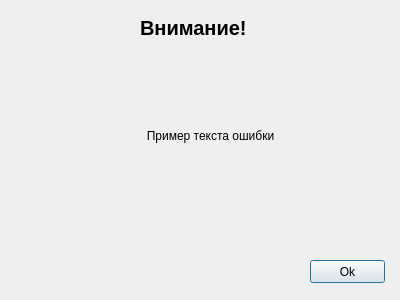
<?xml version="1.0" encoding="UTF-8"?>
<ui version="4.0">
 <class>Dialog</class>
 <widget class="QDialog" name="Dialog">
  <property name="geometry">
   <rect>
    <x>0</x>
    <y>0</y>
    <width>400</width>
    <height>300</height>
   </rect>
  </property>
  <property name="windowTitle">
   <string>Dialog</string>
  </property>
  <widget class="QLabel" name="label">
   <property name="geometry">
    <rect>
     <x>140</x>
     <y>20</y>
     <width>121</width>
     <height>16</height>
    </rect>
   </property>
   <property name="font">
    <font>
     <pointsize>15</pointsize>
     <weight>75</weight>
     <bold>true</bold>
    </font>
   </property>
   <property name="text">
    <string>Внимание!</string>
   </property>
  </widget>
  <widget class="QLabel" name="errorMessage">
   <property name="geometry">
    <rect>
     <x>40</x>
     <y>50</y>
     <width>341</width>
     <height>171</height>
    </rect>
   </property>
   <property name="layoutDirection">
    <enum>Qt::LeftToRight</enum>
   </property>
   <property name="text">
    <string>Пример текста ошибки</string>
   </property>
   <property name="textFormat">
    <enum>Qt::AutoText</enum>
   </property>
   <property name="scaledContents">
    <bool>true</bool>
   </property>
   <property name="alignment">
    <set>Qt::AlignCenter</set>
   </property>
   <property name="wordWrap">
    <bool>true</bool>
   </property>
  </widget>
  <widget class="QPushButton" name="okButton">
   <property name="enabled">
    <bool>true</bool>
   </property>
   <property name="geometry">
    <rect>
     <x>310</x>
     <y>260</y>
     <width>75</width>
     <height>23</height>
    </rect>
   </property>
   <property name="focusPolicy">
    <enum>Qt::StrongFocus</enum>
   </property>
   <property name="text">
    <string>Ok</string>
   </property>
  </widget>
 </widget>
 <resources/>
 <connections/>
</ui>
